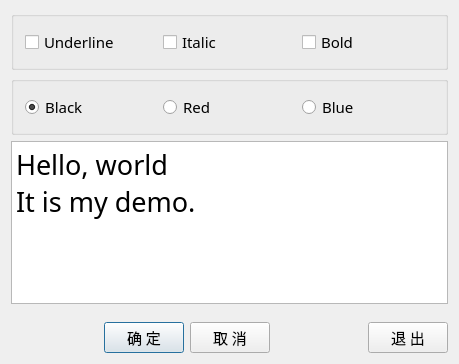
<?xml version="1.0" encoding="UTF-8"?>
<ui version="4.0">
 <class>QWDialog</class>
 <widget class="QDialog" name="QWDialog">
  <property name="geometry">
   <rect>
    <x>0</x>
    <y>0</y>
    <width>459</width>
    <height>364</height>
   </rect>
  </property>
  <property name="font">
   <font>
    <family>宋体</family>
    <pointsize>11</pointsize>
   </font>
  </property>
  <property name="windowTitle">
   <string>Dialog by Designer</string>
  </property>
  <layout class="QVBoxLayout" name="verticalLayout">
   <item>
    <widget class="QGroupBox" name="groupBox_2">
     <property name="title">
      <string/>
     </property>
     <layout class="QHBoxLayout" name="horizontalLayout_2">
      <item>
       <widget class="QCheckBox" name="chkBoxUnder">
        <property name="text">
         <string>Underline</string>
        </property>
       </widget>
      </item>
      <item>
       <widget class="QCheckBox" name="chkBoxItalic">
        <property name="text">
         <string>Italic</string>
        </property>
       </widget>
      </item>
      <item>
       <widget class="QCheckBox" name="chkBoxBold">
        <property name="text">
         <string>Bold</string>
        </property>
       </widget>
      </item>
     </layout>
    </widget>
   </item>
   <item>
    <widget class="QGroupBox" name="groupBox">
     <property name="title">
      <string/>
     </property>
     <layout class="QHBoxLayout" name="horizontalLayout_3">
      <item>
       <widget class="QRadioButton" name="rBtnBlack">
        <property name="text">
         <string>Black</string>
        </property>
        <property name="checked">
         <bool>true</bool>
        </property>
       </widget>
      </item>
      <item>
       <widget class="QRadioButton" name="rBtnRed">
        <property name="text">
         <string>Red</string>
        </property>
       </widget>
      </item>
      <item>
       <widget class="QRadioButton" name="rBtnBlue">
        <property name="text">
         <string>Blue</string>
        </property>
       </widget>
      </item>
     </layout>
    </widget>
   </item>
   <item>
    <widget class="QPlainTextEdit" name="txtEdit">
     <property name="font">
      <font>
       <pointsize>20</pointsize>
      </font>
     </property>
     <property name="plainText">
      <string>Hello, world
It is my demo.</string>
     </property>
    </widget>
   </item>
   <item>
    <spacer name="verticalSpacer">
     <property name="orientation">
      <enum>Qt::Vertical</enum>
     </property>
     <property name="sizeHint" stdset="0">
      <size>
       <width>20</width>
       <height>40</height>
      </size>
     </property>
    </spacer>
   </item>
   <item>
    <layout class="QHBoxLayout" name="horizontalLayout">
     <item>
      <spacer name="horizontalSpacer_2">
       <property name="orientation">
        <enum>Qt::Horizontal</enum>
       </property>
       <property name="sizeHint" stdset="0">
        <size>
         <width>40</width>
         <height>20</height>
        </size>
       </property>
      </spacer>
     </item>
     <item>
      <widget class="QPushButton" name="btnOK">
       <property name="text">
        <string>确 定</string>
       </property>
      </widget>
     </item>
     <item>
      <widget class="QPushButton" name="btnCancel">
       <property name="text">
        <string>取 消</string>
       </property>
      </widget>
     </item>
     <item>
      <spacer name="horizontalSpacer">
       <property name="orientation">
        <enum>Qt::Horizontal</enum>
       </property>
       <property name="sizeHint" stdset="0">
        <size>
         <width>40</width>
         <height>20</height>
        </size>
       </property>
      </spacer>
     </item>
     <item>
      <widget class="QPushButton" name="btnClose">
       <property name="text">
        <string>退 出</string>
       </property>
      </widget>
     </item>
    </layout>
   </item>
  </layout>
 </widget>
 <layoutdefault spacing="6" margin="11"/>
 <resources/>
 <connections>
  <connection>
   <sender>btnOK</sender>
   <signal>clicked()</signal>
   <receiver>QWDialog</receiver>
   <slot>accept()</slot>
   <hints>
    <hint type="sourcelabel">
     <x>121</x>
     <y>218</y>
    </hint>
    <hint type="destinationlabel">
     <x>61</x>
     <y>225</y>
    </hint>
   </hints>
  </connection>
  <connection>
   <sender>btnCancel</sender>
   <signal>clicked()</signal>
   <receiver>QWDialog</receiver>
   <slot>reject()</slot>
   <hints>
    <hint type="sourcelabel">
     <x>216</x>
     <y>218</y>
    </hint>
    <hint type="destinationlabel">
     <x>276</x>
     <y>225</y>
    </hint>
   </hints>
  </connection>
  <connection>
   <sender>btnClose</sender>
   <signal>clicked()</signal>
   <receiver>QWDialog</receiver>
   <slot>close()</slot>
   <hints>
    <hint type="sourcelabel">
     <x>365</x>
     <y>230</y>
    </hint>
    <hint type="destinationlabel">
     <x>398</x>
     <y>217</y>
    </hint>
   </hints>
  </connection>
 </connections>
</ui>
